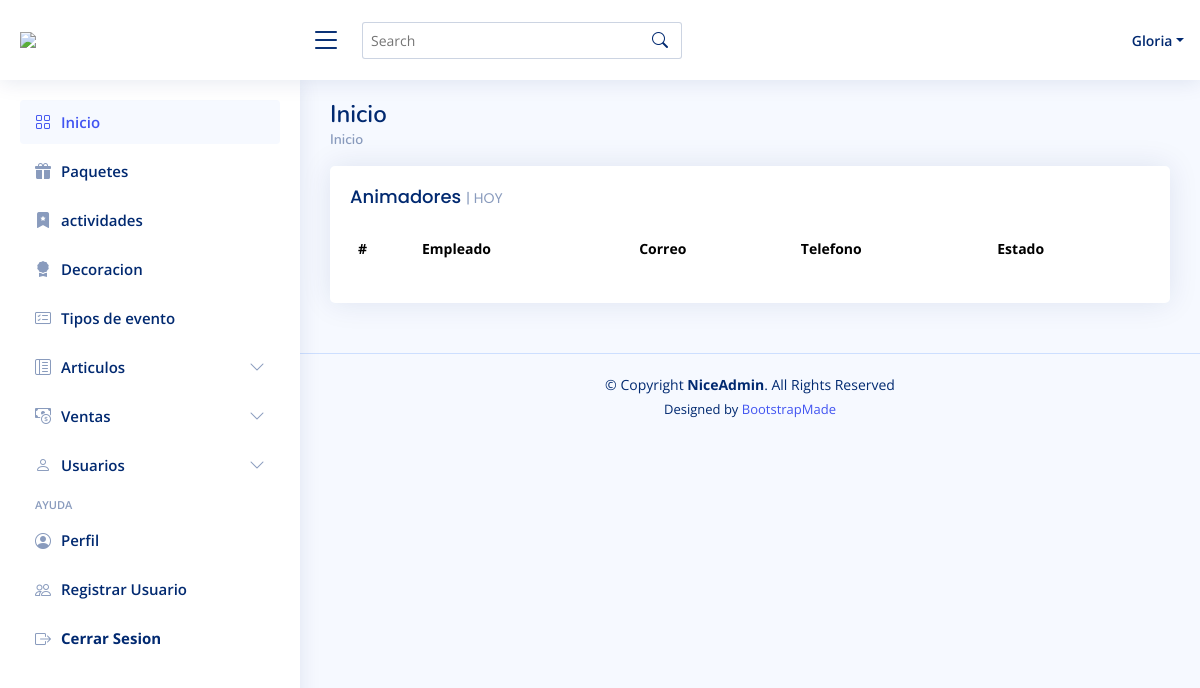
Page /model/administrador/pages/index.php (signed in) on the earlier database version.
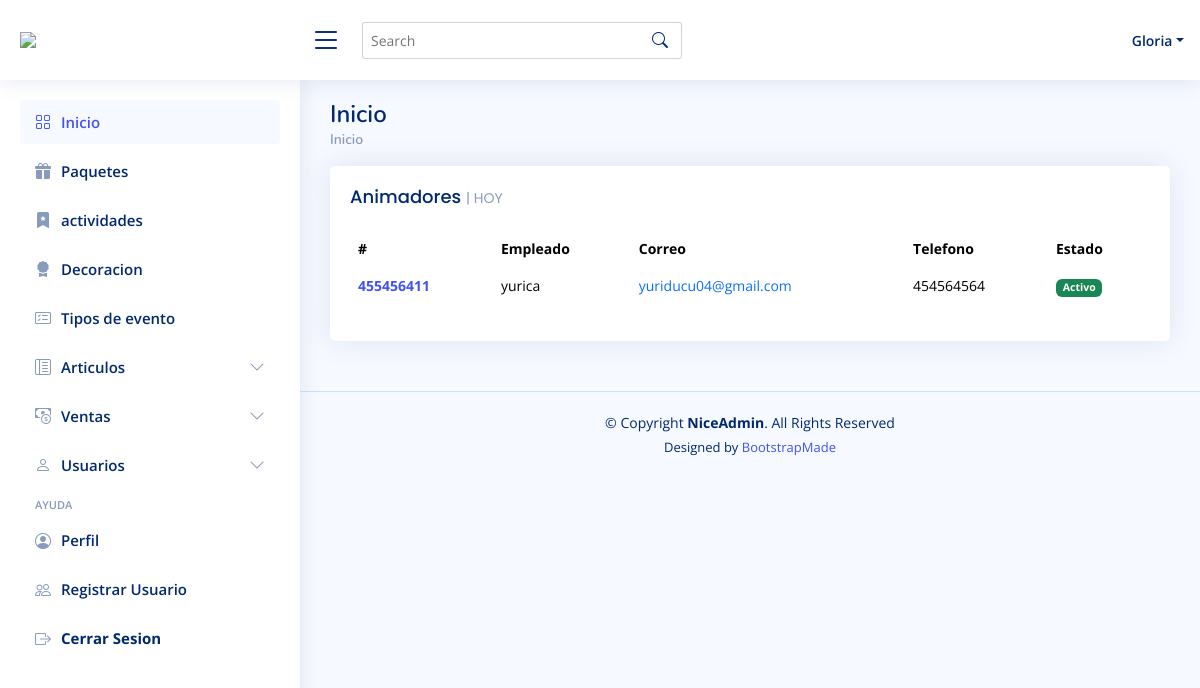
Same page on the later database version.
### tables this page shows
CREATE TABLE `usuarios` (
  `cedula` bigint(20) NOT NULL,
  `nombre` varchar(40) NOT NULL,
  `celular` bigint(20) NOT NULL,
  `contrasena` varchar(100) NOT NULL,
  `correo` varchar(80) NOT NULL,
  `id_tipo_user` int(11) NOT NULL,
  `id_estado` int(11) NOT NULL,
  `nit` bigint(20) NOT NULL,
  `token` varchar(10) NOT NULL
);

CREATE TABLE `estados` (
  `id_estado` int(11) NOT NULL,
  `estado` varchar(20) NOT NULL
);

### model/administrador/pages/index.php (the view, shortened to what this page needs)
<?php
  include 'plantilla.php';
?>
  <main id="main" class="main">
    <div class="pagetitle">
      <h1>Inicio</h1>
      <nav>
        <ol class="breadcrumb">
          <li class="breadcrumb-item"><a href="index.html">Inicio</a></li>
        </ol>
      </nav>
    </div>
    <section class="section dashboard">
      <div class="row">
            <div class="col-12">
              <div class="card recent-sales overflow-auto">
                <div class="card-body">
                  <h5 class="card-title">Animadores <span>| HOY</span></h5>
                  <table class="table table-borderless datatable">
                    <thead>
                      <tr>
                        <th scope="col">#</th>
                        <th scope="col">Empleado</th>
                        <th scope="col">Correo</th>
                        <th scope="col">Telefono</th>
                        <th scope="col">Estado</th>
                      </tr>
                    </thead>
                    <tbody>
                    <?php
                        $con_empleados = $con->prepare("SELECT usuarios.cedula, usuarios.nombre, usuarios.celular, usuarios.correo, estados.estado FROM usuarios INNER JOIN estados ON estados.id_estado = usuarios.id_estado WHERE id_tipo_user=3");
                        $con_empleados->execute();
                        $empleados = $con_empleados->fetchAll(PDO::FETCH_ASSOC);
                        foreach ($empleados as $fila) {
                          $doc = $fila['cedula'];
                          $nombre = $fila['nombre'];
                          $correo = $fila['correo'];
                          $celular = $fila['celular'];
                          $estado = $fila['estado'];
                    ?>
                      <tr>
                        <th scope="row"><a href="#"><?php echo $doc?></a></th>
                        <td><?php echo $nombre?></td>
                        <td><a href="#" class="text-primary"><?php echo $correo?></a></td>
                        <td><?php echo $celular?></td>
                        <td><span class="badge bg-success"><?php echo $estado?></span></td>
                      </tr>
                      <?php
                      }
                      ?>
                    </tbody>
                  </table>
                </div>
              </div>
            </div>
          </div>
    </section>
  </main>
  <footer id="footer" class="footer">
    <div class="copyright">
      &copy; Copyright <strong><span>NiceAdmin</span></strong>. All Rights Reserved
    </div>
    <div class="credits">
      Designed by <a href="https://bootstrapmade.com/">BootstrapMade</a>
    </div>
  </footer>
</body>
</html>

Differences in the rows shown:
added usuarios: cedula "455456411", nombre "yurica", correo "yuriducu04@gmail.com", celular "454564564", id_estado.estado "Activo"
